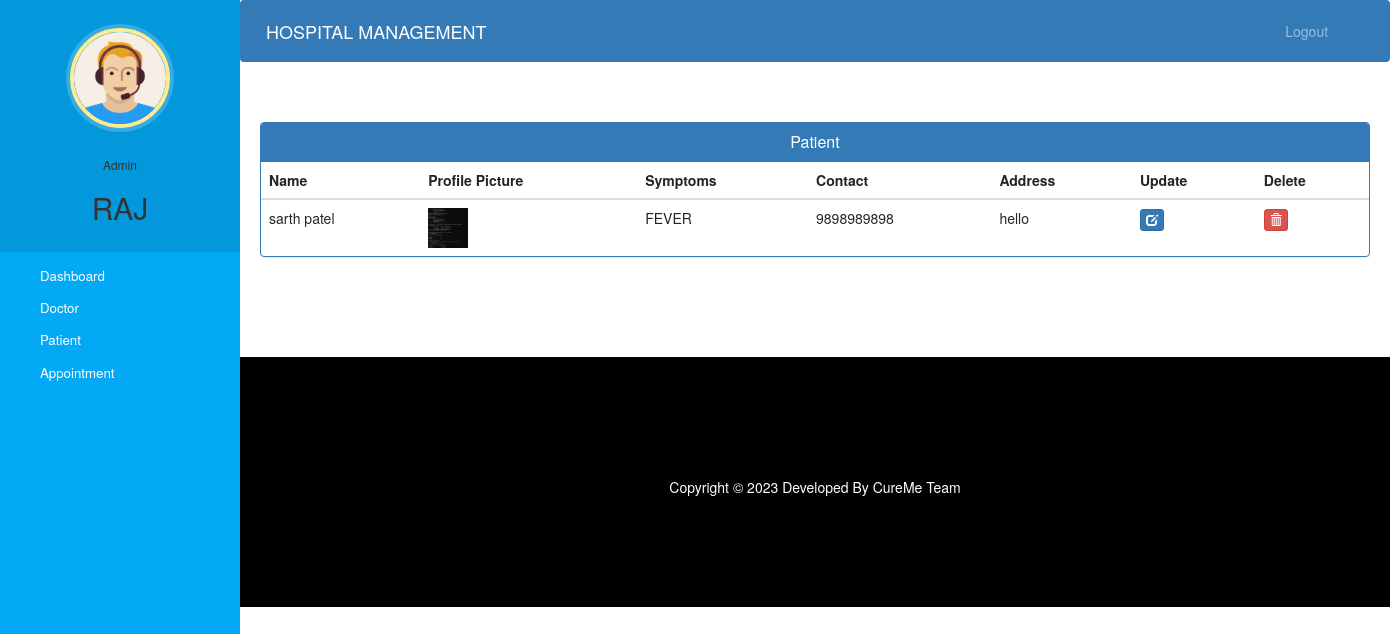
The page /admin-view-patient (signed in) on the database its author committed.
### hospital/models.py (models this page shows, shortened)
class Patient(models.Model):
    user=models.OneToOneField(User,on_delete=models.CASCADE)
    profile_pic= models.ImageField(upload_to='profile_pic/PatientProfilePic/',null=True,blank=True)
    address = models.CharField(max_length=40)
    mobile = models.CharField(max_length=20,null=False)
    symptoms = models.CharField(max_length=100,null=False)
    assignedDoctorId = models.PositiveIntegerField(null=True)
    admitDate=models.DateField(auto_now=True)
    status=models.BooleanField(default=False)
    @property
    def get_name(self):
        return self.user.first_name+" "+self.user.last_name

### hospital/views.py (the view)
# urls.py: path('admin-view-patient', views.admin_view_patient_view,name='admin-view-patient'),
@login_required(login_url='adminlogin')
@user_passes_test(is_admin)
def admin_view_patient_view(request):
    patients=models.Patient.objects.all().filter(status=True)
    return render(request,'hospital/admin_view_patient.html',{'patients':patients})

### hospital/views.py (called while the page is built)
def is_admin(user):
    return user.groups.filter(name='ADMIN').exists()

### templates/hospital/admin_view_patient.html (shortened to what this page needs)
{% extends 'hospital/admin_base.html' %}
{% block content %}
{%load static%}
<head>
  <link href="//netdna.bootstrapcdn.com/bootstrap/3.0.0/css/bootstrap.min.css" rel="stylesheet" id="bootstrap-css">
</head>
<div class="container">
  <div class="panel panel-primary">
    <div class="panel-heading">
      <h6 class="panel-title">Patient</h6>
    </div>
    <table class="table table-hover" id="dev-table">
      <thead>
        <tr>
          <th>Name</th>
          <th>Profile Picture</th>
          <th>Symptoms</th>
          <th>Contact</th>
          <th>Address</th>
          <th>Update</th>
          <th>Delete</th>
        </tr>
      </thead>
      {% for p in patients %}
      <tr>
        <td> {{p.get_name}}</td>
        <td> <img src="{% static p.profile_pic.url %}" alt="Profile Pic" height="40px" width="40px" /></td>
        <td>{{p.symptoms}}</td>
        <td>{{p.mobile}}</td>
        <td>{{p.address}}</td>
        <td><a class="btn btn-primary btn-xs" href="{% url 'update-patient' p.id  %}"><span class="glyphicon glyphicon-edit"></span></a></td>
        <td><a class="btn btn-danger btn-xs" href="{% url 'delete-patient-from-hospital' p.id  %}"><span class="glyphicon glyphicon-trash"></span></a></td>
      </tr>
      {% endfor %}
    </table>
  </div>
</div>
{% endblock content %}

### templates/hospital/admin_base.html (shortened to what this page needs)
<!DOCTYPE html>
{% load static %}
<html lang="en">
<head>
  <link rel="stylesheet" href="https://stackpath.bootstrapcdn.com/bootstrap/4.3.1/css/bootstrap.min.css">
  <link rel="stylesheet" href="https://maxcdn.bootstrapcdn.com/font-awesome/4.7.0/css/font-awesome.min.css">
  <link rel="stylesheet" href="{% static '/style.css' %}">
</head>
<body>
  <nav class="menu" tabindex="0">
    <header class="avatar">
      <img src="{% static "images/adminpropic.png" %}" />
      <br><br>
      <h6>Admin</h6>
      <h2>{{request.user.first_name}}</h2>
    </header>
    <ul>
      <li tabindex="0" class="icon-dashboard"> <a style="color:white; text-decoration:none;" href="/admin-dashboard"><span>Dashboard</span></a> </li>
      <li tabindex="0" class="icon-customers"> <a style="color:white; text-decoration:none;" href="/admin-doctor"><span>Doctor</span></a></li>
      <li tabindex="0" class="icon-users"> <a style="color:white; text-decoration:none;" href="/admin-patient"><span>Patient</span></a></li>
      <li tabindex="0" class="icon-calendar"> <a style="color:white; text-decoration:none;" href="/admin-appointment"><span>Appointment</span></a></li>
    </ul>
  </nav>
  <main>
    <div class="bs-example">
      <nav class="navbar navbar-expand-md  navbar-dark fixed-top" style="background:#337AB7;">
        <a href="/admin-dashboard" class="navbar-brand">HOSPITAL MANAGEMENT</a>
        <div class="collapse navbar-collapse justify-content-between" id="navbarCollapse">
          <div class="navbar-nav" style=" margin-left: 90%;">
            <a href="/logout" class="nav-item nav-link">Logout</a>
          </div>
        </div>
      </nav>
    </div>
    <br><br>
    {% block content %}
    {% endblock content %}
    <br><br><br><br>
    <footer>
      <br>
      <div class="container">
        <div class="row">
          <div class="col-md-12 col-sm-12">
            <div style="color:#ffffff;" class="wow fadeInUp footer-copyright">
              <p>
                Copyright &copy; 2023 Developed By CureMe Team </p>
            </div>
          </div>
        </div>
      </div>
    </footer>
  </main>
</body>
</html>

### static/style.css (style rules this page uses)
body { padding-left: 240px; }
main { position: relative; height: 100vh; }
.menu { background: #5bc995; height: 100vh; width: 240px; position: fixed; top: 0px; left: 0; z-index: 5; outline: none; }
.menu .avatar { background: rgba(0, 0, 0, 0.1); padding: 2em 0.5em; text-align: center; }
.menu .avatar img { width: 100px; border-radius: 50%; overflow: hidden; border: 4px solid #ffea92; box-shadow: 0 0 0 4px rgba(255, 255, 255, 0.2); }
.menu .avatar h2 { font-weight: normal; margin-bottom: 0; }
.menu ul { list-style: none; padding: 0.5em 0; margin: 0; }
.menu ul li { padding: 0.5em 1em 0.5em 3em; font-size: 0.95em; font-weight: regular; background-repeat: no-repeat; background-position: left 15px center; background-size: auto 20px; transition: all 0.15s linear; cursor: pointer; }
.menu ul li.icon-dashboard { background-image: url("http://www.entypo.com/images//gauge.svg"); }
.menu ul li.icon-customers { background-image: url("http://www.entypo.com/images//briefcase.svg"); }
.menu ul li.icon-users { background-image: url("http://www.entypo.com/images//users.svg"); }
.menu ul li.icon-calendar { background-image: url("http://www.entypo.com/images//calendar.svg"); }

### templates/hospital/admin_base.html (style rules this page uses)
a:link { text-decoration: none; }
a { color: white; }
footer { padding: 0px 0px 0px 0px; background-color: black; margin: 0px; }
p { text-align: center; }
body { padding-left: 240px; }
main { position: relative; height: 100vh; }
.menu { background: #03a9f4; height: 100vh; width: 240px; position: fixed; top: 0px; left: 0; z-index: 5; outline: none; }
.menu .avatar { background: rgba(0, 0, 0, 0.1); padding: 2em 0.5em; text-align: center; }
.menu .avatar img { width: 100px; border-radius: 50%; overflow: hidden; border: 4px solid #ffea92; box-shadow: 0 0 0 4px rgba(255, 255, 255, 0.2); }
.menu .avatar h2 { font-weight: normal; margin-bottom: 0; }
.menu ul { list-style: none; padding: 0.5em 0; margin: 0; }
.menu ul li { padding: 0.5em 1em 0.5em 3em; font-size: 0.95em; font-weight: regular; background-repeat: no-repeat; background-position: left 15px center; background-size: auto 20px; transition: all 0.15s linear; cursor: pointer; }
.menu ul li.icon-dashboard { background-image: url("http://www.entypo.com/images//gauge.svg"); }
.menu ul li.icon-customers { background-image: url("http://www.entypo.com/images//briefcase.svg"); }
.menu ul li.icon-users { background-image: url("http://www.entypo.com/images//users.svg"); }
.menu ul li.icon-calendar { background-image: url("http://www.entypo.com/images//calendar.svg"); }

### templates/hospital/admin_view_patient.html (style rules this page uses)
a:link { text-decoration: none; }
h6 { text-align: center; }
.row { margin: 100px; }

### rows shown on the page
Patient: get_name "sarth patel", profile_pic (picture), symptoms "FEVER", mobile "9898989898", address "hello"

### other values the page prints
{{ request.user.first_name }} "RAJ"
